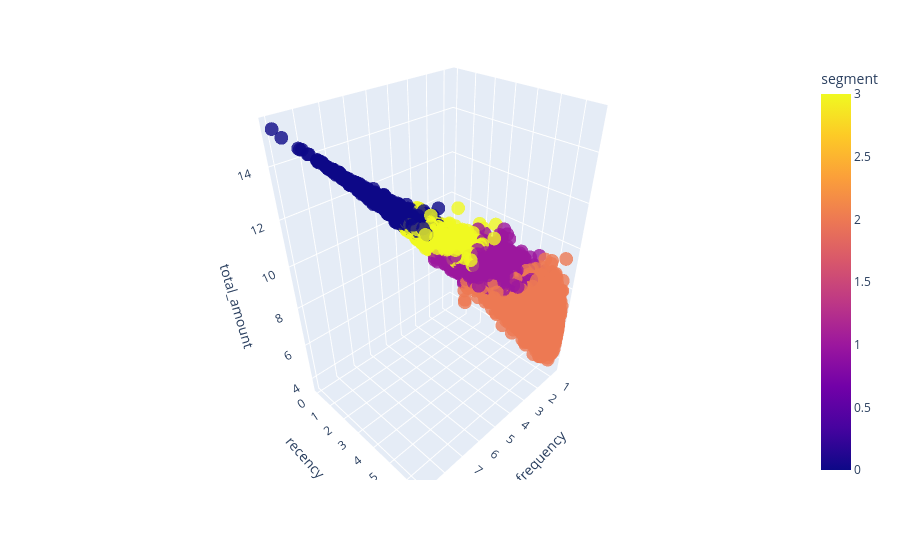

Write notebook code for a chart like this one.
### Code cell
px.scatter_3d(X, x = X['frequency'],y =  X['recency_days'], z = X['total_amount'],color=X['segment'],opacity=0.8)

### Figure 1 — Plotly figure (JSON) as saved in the notebook; plotly's stock layout.template omitted (floating-point values rounded to 4 significant figures; data arrays with more than 128 entries replaced by an {"elided": "..."} marker saying what was removed)
{"data": [{"hovertemplate": "frequency=%{x}<br>recency_days=%{y}<br>total_amount=%{z}<br>segment=%{marker.color}<extra></extra>", "legendgroup": "", "marker": {"color": {"elided": "24463 int values"}, "coloraxis": "coloraxis", "opacity": 0.8, "symbol": "circle"}, "mode": "markers", "name": "", "scene": "scene", "showlegend": false, "type": "scatter3d", "x": {"elided": "24463 float values"}, "y": {"elided": "24463 float values"}, "z": {"elided": "24463 float values"}}], "layout": {"coloraxis": {"colorbar": {"title": {"text": "segment"}}, "colorscale": [[0, "#0d0887"], [0.1111, "#46039f"], [0.2222, "#7201a8"], [0.3333, "#9c179e"], [0.4444, "#bd3786"], [0.5556, "#d8576b"], [0.6667, "#ed7953"], [0.7778, "#fb9f3a"], [0.8889, "#fdca26"], [1, "#f0f921"]]}, "legend": {"tracegroupgap": 0}, "margin": {"t": 60}, "scene": {"domain": {"x": [0, 1], "y": [0, 1]}, "xaxis": {"title": {"text": "frequency"}}, "yaxis": {"title": {"text": "recency_days"}}, "zaxis": {"title": {"text": "total_amount"}}}}}
